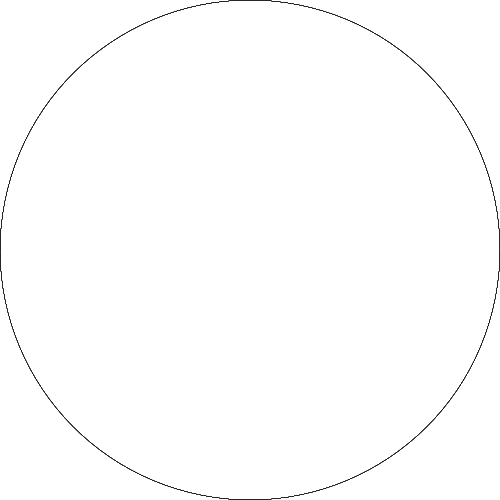
Frame 1 (no input)
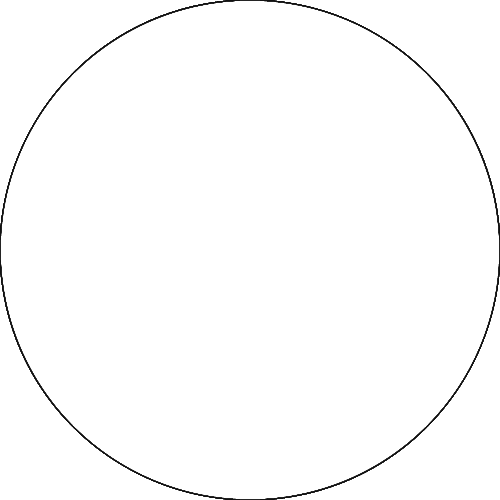
Frame 60 (the mouse pressed at the canvas centre just before this capture)
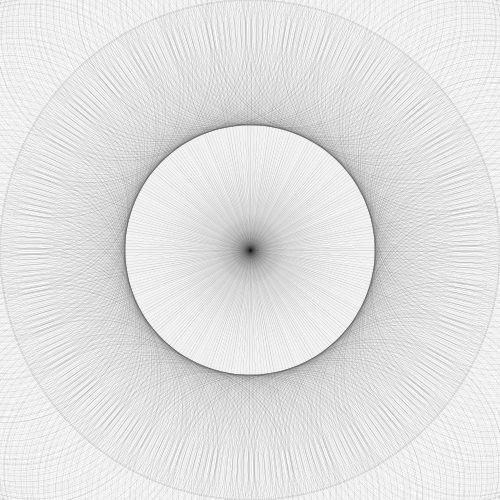
Frame 120 (the mouse held since frame 60 and released just before this capture)

The Processing sketch that drew these frames (run headless with seeded random() and noise(); from frame 60 on, the mouse is pressed at the canvas centre):

// Processing sketch: rotatingLinesCircles
// ── rotatingLinesCircles.pde
int degrees = 360;
float cenX, cenY;
float posX, posY;
int distance = 500;
float time;

void setup() {
  size(500, 500);
  cenX = 0;
  cenY = 0;
  background(255);
}

void draw() {
  distance = mouseX;
  strokeWeight(0.1);
  stroke(0, 120);
  noFill();
  time = float(millis())/1000;
  pushMatrix();
  translate(width/2, height/2);
  rotate(radians(map(sin(time), -1, 1, -90, 90)));
  for (int d = 0; d < degrees; d+=10) {
    posX = cenX + distance * cos(radians(d));
    posY = cenY + distance * sin(radians(d));
    line(cenX, cenY, posX, posY);
    ellipse(posX, posY, width-distance, width-distance);
  } 
  popMatrix();
  fill(255, 10);
  noStroke();
  rect(0, 0, width, height);
}
